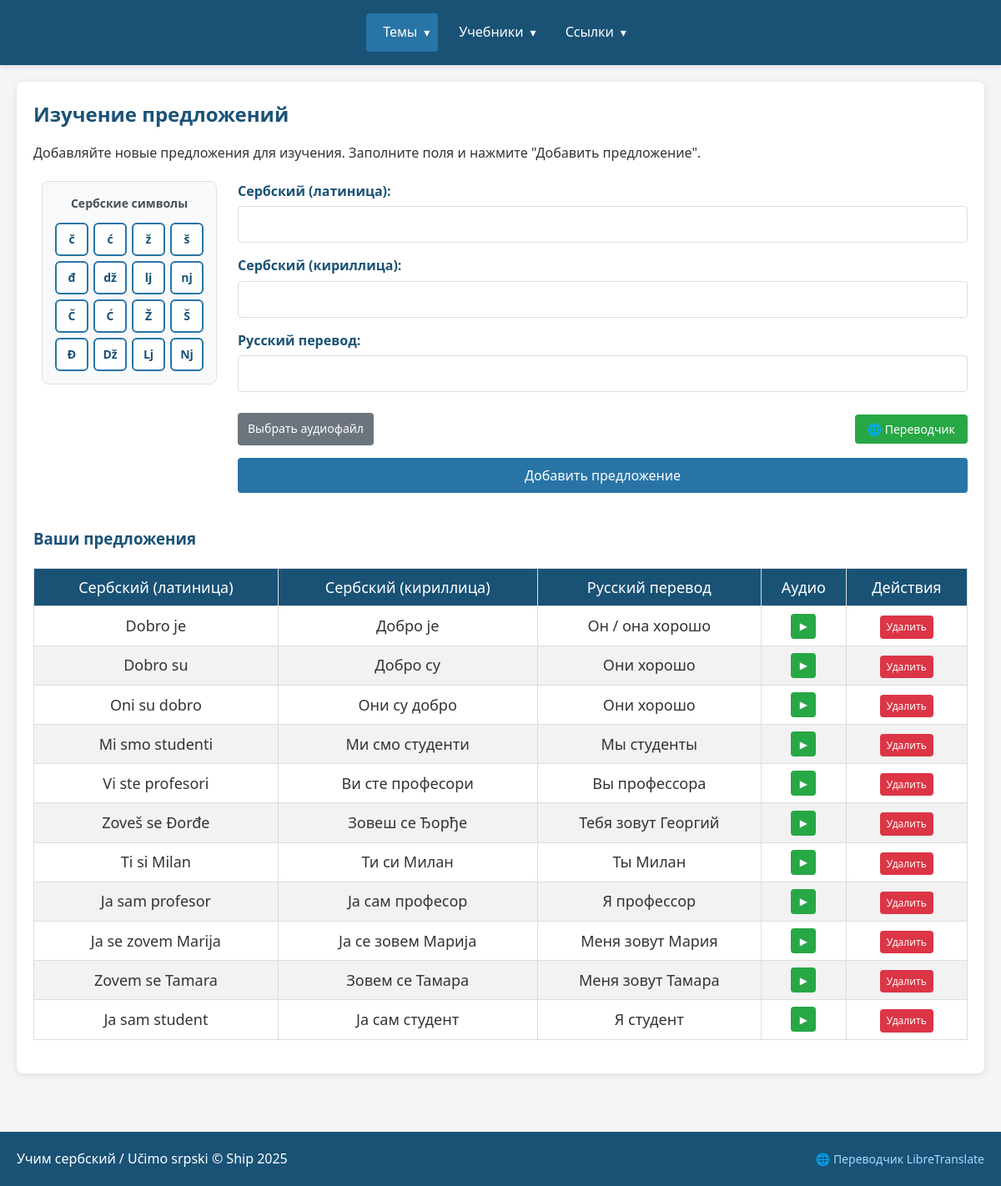
Page /?page=sentences on the committed database.
### tables this page shows
CREATE TABLE `sentences` (
  `id` int(11) NOT NULL,
  `cyrillic` text NOT NULL,
  `latin` text NOT NULL,
  `russian` text NOT NULL,
  `audio_path` varchar(500) DEFAULT NULL
);

### config/functions.php (called while the page is built, shortened)
<?php
function checkTables($pdo) {
    try {
        $pdo->query("SELECT 1 FROM words LIMIT 1");
        $pdo->query("SELECT 1 FROM sentences LIMIT 1");
        return true;
    } catch (Exception $e) {
        return false;
    }
}
function getSentences($pdo) {
    if (!checkTables($pdo)) {
        error_log("Tables don't exist, returning empty sentences array");
        return [];
    }
    $stmt = $pdo->query("SELECT * FROM sentences ORDER BY id DESC");
    $sentences = $stmt->fetchAll(PDO::FETCH_ASSOC);
    foreach ($sentences as &$sentence) {
        $sentence['audio_url'] = getAudioUrl($sentence['audio_path']);
    }
    return $sentences;
}
function checkAudioFile($audioPath) {
    if (empty($audioPath)) {
        return false;
    }
    if (strpos($audioPath, '/uploads/audio/') === 0) {
        $audioPath = $_SERVER['DOCUMENT_ROOT'] . $audioPath;
    }
    if (!file_exists($audioPath)) {
        return false;
    }
    return true;
}
function getAudioUrl($audioPath) {
    if (empty($audioPath)) {
        return '';
    }
    return $audioPath;
}
?>

### pages/sentences.php (the view, shortened to what this page needs)
<section id="sentences" class="page active">
    <h2>Изучение предложений</h2>
    <p>Добавляйте новые предложения для изучения. Заполните поля и нажмите "Добавить предложение".</p>
    <form class="sentence-form" method="POST" enctype="multipart/form-data">
        <div class="form-with-keyboard">
            <div class="serbian-keyboard-compact">
                <h4>Сербские символы</h4>
                <div class="keyboard-grid-compact">
                    <button type="button" class="keyboard-key-tiny" data-latin="č" data-cyrillic="ч">č</button>
                    <button type="button" class="keyboard-key-tiny" data-latin="ć" data-cyrillic="ћ">ć</button>
                    <button type="button" class="keyboard-key-tiny" data-latin="ž" data-cyrillic="ж">ž</button>
                    <button type="button" class="keyboard-key-tiny" data-latin="š" data-cyrillic="ш">š</button>
                    <button type="button" class="keyboard-key-tiny" data-latin="đ" data-cyrillic="ђ">đ</button>
                    <button type="button" class="keyboard-key-tiny" data-latin="dž" data-cyrillic="џ">dž</button>
                    <button type="button" class="keyboard-key-tiny" data-latin="lj" data-cyrillic="љ">lj</button>
                    <button type="button" class="keyboard-key-tiny" data-latin="nj" data-cyrillic="њ">nj</button>
                    <button type="button" class="keyboard-key-tiny" data-latin="Č" data-cyrillic="Ч">Č</button>
                    <button type="button" class="keyboard-key-tiny" data-latin="Ć" data-cyrillic="Ћ">Ć</button>
                    <button type="button" class="keyboard-key-tiny" data-latin="Ž" data-cyrillic="Ж">Ž</button>
                    <button type="button" class="keyboard-key-tiny" data-latin="Š" data-cyrillic="Ш">Š</button>
                    <button type="button" class="keyboard-key-tiny" data-latin="Đ" data-cyrillic="Ђ">Đ</button>
                    <button type="button" class="keyboard-key-tiny" data-latin="Dž" data-cyrillic="Џ">Dž</button>
                    <button type="button" class="keyboard-key-tiny" data-latin="Lj" data-cyrillic="Љ">Lj</button>
                    <button type="button" class="keyboard-key-tiny" data-latin="Nj" data-cyrillic="Њ">Nj</button>
                </div>
            </div>
            <div class="form-fields-main">
                <div class="form-fields-stacked">
                    <div class="form-group">
                        <label for="sentence-latin">Сербский (латиница):</label>
                        <input type="text" id="sentence-latin" name="sentence_latin" required>
                    </div>
                    <div class="form-group">
                        <label for="sentence-cyrillic">Сербский (кириллица):</label>
                        <input type="text" id="sentence-cyrillic" name="sentence_cyrillic" required>
                    </div>
                    <div class="form-group">
                        <label for="sentence-russian">Русский перевод:</label>
                        <input type="text" id="sentence-russian" name="sentence_russian" required>
                    </div>
                </div>
                <div class="form-buttons-row">
                    <div class="audio-upload-compact">
                        <div class="file-input-wrapper">
                            <div class="file-input-button">Выбрать аудиофайл</div>
                        </div>
                    </div>
                    <button type="button" id="translate-sentence-btn" class="translate-btn-compact" title="Автоматический перевод">
                        🌐 Переводчик
                    </button>
                </div>
                <button type="submit" name="add_sentence" class="primary-btn">Добавить предложение</button>
            </div>
        </div>
    </form>
    <h3>Ваши предложения</h3>
    <div class="table-container">
        <table class="sentence-table">
            <thead>
                <tr>
                    <th>Сербский (латиница)</th>
                    <th>Сербский (кириллица)</th>
                    <th>Русский перевод</th>
                    <th>Аудио</th>
                    <th>Действия</th>
                </tr>
            </thead>
            <tbody id="sentence-list">
                <?php if (!empty($sentences)): ?>
                    <?php foreach ($sentences as $sentence): ?>
                    <tr>
                        <td><?= htmlspecialchars($sentence['latin'] ?? '') ?></td>
                        <td><?= htmlspecialchars($sentence['cyrillic'] ?? '') ?></td>
                        <td><?= htmlspecialchars($sentence['russian'] ?? '') ?></td>
                        <td class="audio-cell">
                            <?php if (!empty($sentence['audio_path'])): ?>
                                <button class="play-btn" data-audio="<?= htmlspecialchars($sentence['audio_path']) ?>">▶</button>
                            <?php endif; ?>
                        </td>
                        <td>
                            <a href="?page=sentences&delete_sentence=<?= $sentence['id'] ?>" class="delete-btn" onclick="return confirm('Вы уверены, что хотите удалить это предложение?')">Удалить</a>
                        </td>
                    </tr>
                    <?php endforeach; ?>
                <?php endif; ?>
            </tbody>
        </table>
    </div>
</section>

### assets/css/style.css (style rules this page uses)
* { margin: 0; padding: 0; box-sizing: border-box; font-family: 'Segoe UI', Tahoma, Geneva, Verdana, sans-serif; }
body { background-color: #f5f5f5; color: #333; line-height: 1.6; }
.page { display: none; background-color: white; padding: 20px; border-radius: 8px; box-shadow: 0 2px 10px rgba(0,0,0,0.1); margin-bottom: 20px; }
.page.active { display: block; }
h1, h2, h3 { color: #1a5276; margin-bottom: 15px; }
table { width: 100%; border-collapse: collapse; margin: 20px 0; font-size: 18px; }
th, td { border: 1px solid #ddd; padding: 8px; text-align: center; }
th { background-color: #2874a6; color: white; font-weight: 500; }
tr:nth-child(even) { background-color: #f2f2f2; }
.word-table, .sentence-table { width: 100%; margin-top: 20px; }
.word-table th, .sentence-table th { background-color: #1a5276; }
.word-form, .sentence-form { display: flex; flex-direction: column; gap: 15px; max-width: 1200px; margin: 20px auto; }
.form-group { display: flex; flex-direction: column; }
label { margin-bottom: 5px; font-weight: bold; color: #1a5276; }
input, textarea { padding: 10px; border: 1px solid #ddd; border-radius: 4px; font-size: 16px; }
button { background-color: #2874a6; color: white; border: none; padding: 10px 15px; border-radius: 4px; cursor: pointer; font-size: 16px; transition: background-color 0.3s; }
.primary-btn { background-color: #2874a6; color: white; border: none; padding: 10px 15px; border-radius: 4px; cursor: pointer; font-size: 16px; transition: background-color 0.3s; }
.delete-btn { background-color: #dc3545; color: white; border: none; border-radius: 4px; cursor: pointer; transition: background-color 0.3s; padding: 4px 8px; font-size: 12px; text-decoration: none; display: inline-block; }
.play-btn { background-color: #28a745; color: white; border: none; border-radius: 4px; cursor: pointer; transition: background-color 0.3s; width: 30px; height: 30px; display: flex; align-items: center; justify-content: center; margin: 0 auto; font-size: 12px; padding: 0; }
.file-input-wrapper { position: relative; overflow: hidden; display: inline-block; }
.file-input-button { display: inline-block; padding: 8px 12px; background-color: #6c757d; color: white; border-radius: 4px; cursor: pointer; transition: background-color 0.3s; font-size: 14px; }
.form-with-keyboard { display: flex; gap: 25px; align-items: flex-start; margin-bottom: 20px; }
.serbian-keyboard-compact { background: #f8f9fa; padding: 15px; border-radius: 8px; border: 1px solid #dee2e6; min-width: auto; flex-shrink: 0; margin-left: 10px; }
.serbian-keyboard-compact h4 { margin: 0 0 12px 0; color: #495057; font-size: 14px; text-align: center; font-weight: 600; }
.keyboard-grid-compact { display: grid; grid-template-columns: repeat(4, 1fr); gap: 6px; }
.keyboard-key-tiny { width: 40px; height: 40px; background: #ffffff; border: 2px solid #2874a6; border-radius: 6px; cursor: pointer; font-size: 14px; font-weight: bold; transition: all 0.2s; display: flex; align-items: center; justify-content: center; padding: 0; color: #1a5276; }
.form-fields-main { flex: 1; display: flex; flex-direction: column; gap: 15px; }
.form-fields-stacked { display: flex; flex-direction: column; gap: 15px; }
.form-fields-stacked .form-group { margin-bottom: 0; }
.form-buttons-row { display: flex; justify-content: space-between; align-items: center; gap: 15px; margin-top: 10px; }
.audio-upload-compact { display: flex; align-items: center; gap: 10px; }
.translate-btn-compact { background-color: #28a745; color: white; border: none; padding: 8px 15px; border-radius: 4px; cursor: pointer; font-size: 14px; white-space: nowrap; transition: background-color 0.3s; text-decoration: none; display: inline-flex; align-items: center; gap: 5px; }
.audio-cell { text-align: center; }

### rows in the picture
sentences: latin "Dobro je", cyrillic "Добро је", russian "Он / она хорошо"
sentences: latin "Dobro su", cyrillic "Добро су", russian "Они хорошо"
sentences: latin "Oni su dobro", cyrillic "Они су добро", russian "Они хорошо"
sentences: latin "Mi smo studenti", cyrillic "Ми смо студенти", russian "Мы студенты"
sentences: latin "Vi ste profesori", cyrillic "Ви сте професори", russian "Вы профессора"
sentences: latin "Zoveš se Đorđe", cyrillic "Зовеш се Ђорђе", russian "Тебя зовут Георгий"
sentences: latin "Ti si Milan", cyrillic "Ти си Милан", russian "Ты Милан"
sentences: latin "Ja sam profesor", cyrillic "Ја сам професор", russian "Я профессор"
sentences: latin "Ja se zovem Marija", cyrillic "Ја се зовем Марија", russian "Меня зовут Мария"
sentences: latin "Zovem se Tamara", cyrillic "Зовем се Тамара", russian "Меня зовут Тамара"
sentences: latin "Ja sam student", cyrillic "Ја сам студент", russian "Я студент"
